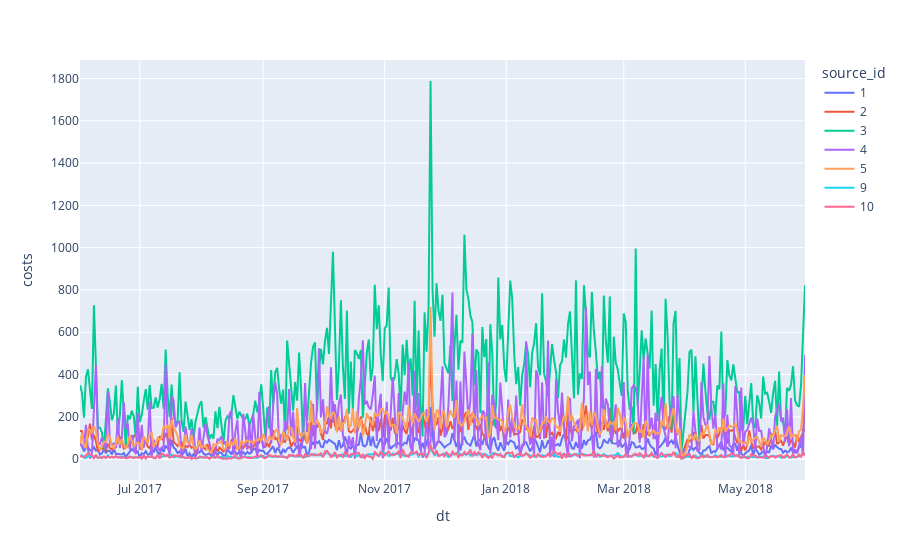

Notebook code for this chart:
### Markdown cell above
<a id="24"></a>

### Code cell
fig=px.line(costs, x='dt', y='costs', color='source_id', render_mode="SVG")

fig.show()

### Figure 1 — Plotly figure (JSON) as saved in the notebook; plotly's stock layout.template omitted (floating-point values rounded to 4 significant figures; data arrays with more than 128 entries replaced by an {"elided": "..."} marker saying what was removed)
{"data": [{"hovertemplate": "source_id=1<br>dt=%{x}<br>costs=%{y}<extra></extra>", "legendgroup": "1", "line": {"color": "#636efa", "dash": "solid"}, "marker": {"symbol": "circle"}, "mode": "lines", "name": "1", "orientation": "v", "showlegend": true, "type": "scatter", "x": {"elided": "363 str values"}, "xaxis": "x", "y": {"elided": "363 float values"}, "yaxis": "y"}, {"hovertemplate": "source_id=2<br>dt=%{x}<br>costs=%{y}<extra></extra>", "legendgroup": "2", "line": {"color": "#EF553B", "dash": "solid"}, "marker": {"symbol": "circle"}, "mode": "lines", "name": "2", "orientation": "v", "showlegend": true, "type": "scatter", "x": {"elided": "363 str values"}, "xaxis": "x", "y": {"elided": "363 float values"}, "yaxis": "y"}, {"hovertemplate": "source_id=3<br>dt=%{x}<br>costs=%{y}<extra></extra>", "legendgroup": "3", "line": {"color": "#00cc96", "dash": "solid"}, "marker": {"symbol": "circle"}, "mode": "lines", "name": "3", "orientation": "v", "showlegend": true, "type": "scatter", "x": {"elided": "363 str values"}, "xaxis": "x", "y": {"elided": "363 float values"}, "yaxis": "y"}, {"hovertemplate": "source_id=4<br>dt=%{x}<br>costs=%{y}<extra></extra>", "legendgroup": "4", "line": {"color": "#ab63fa", "dash": "solid"}, "marker": {"symbol": "circle"}, "mode": "lines", "name": "4", "orientation": "v", "showlegend": true, "type": "scatter", "x": {"elided": "363 str values"}, "xaxis": "x", "y": {"elided": "363 float values"}, "yaxis": "y"}, {"hovertemplate": "source_id=5<br>dt=%{x}<br>costs=%{y}<extra></extra>", "legendgroup": "5", "line": {"color": "#FFA15A", "dash": "solid"}, "marker": {"symbol": "circle"}, "mode": "lines", "name": "5", "orientation": "v", "showlegend": true, "type": "scatter", "x": {"elided": "364 str values"}, "xaxis": "x", "y": {"elided": "364 float values"}, "yaxis": "y"}, {"hovertemplate": "source_id=9<br>dt=%{x}<br>costs=%{y}<extra></extra>", "legendgroup": "9", "line": {"color": "#19d3f3", "dash": "solid"}, "marker": {"symbol": "circle"}, "mode": "lines", "name": "9", "orientation": "v", "showlegend": true, "type": "scatter", "x": {"elided": "363 str values"}, "xaxis": "x", "y": {"elided": "363 float values"}, "yaxis": "y"}, {"hovertemplate": "source_id=10<br>dt=%{x}<br>costs=%{y}<extra></extra>", "legendgroup": "10", "line": {"color": "#FF6692", "dash": "solid"}, "marker": {"symbol": "circle"}, "mode": "lines", "name": "10", "orientation": "v", "showlegend": true, "type": "scatter", "x": {"elided": "363 str values"}, "xaxis": "x", "y": {"elided": "363 float values"}, "yaxis": "y"}], "layout": {"legend": {"title": {"text": "source_id"}, "tracegroupgap": 0}, "margin": {"t": 60}, "xaxis": {"anchor": "y", "domain": [0, 1], "title": {"text": "dt"}}, "yaxis": {"anchor": "x", "domain": [0, 1], "title": {"text": "costs"}}}}
